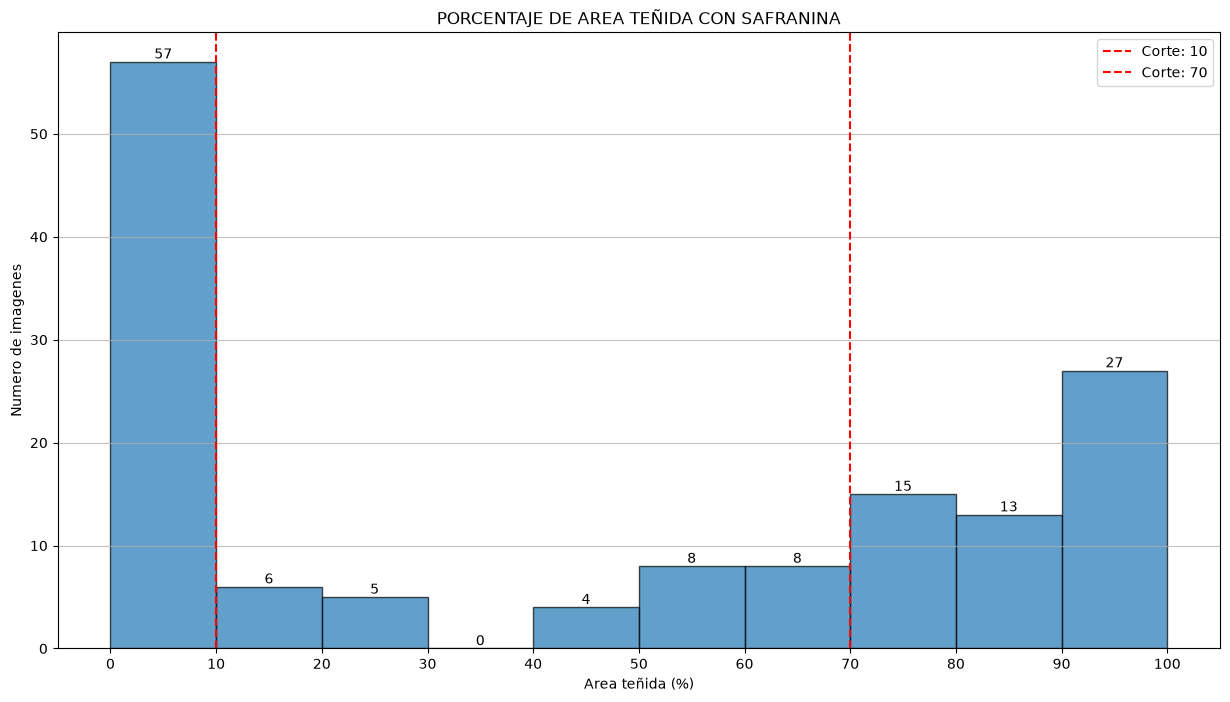
#> input picture reports/figuras/histograma_safranina.png, 1230 x 702 px; its folder holds only this picture in this run
$ python medir_area.py
#> lines starting #> are read from the running program, lines starting #| are printed output that depends on the picture; after the words box and inside, x2 and y2 are one past the last pixel; in counts of white or black regions, pixels touching at a corner belong together
### src/organoides_dl/medicion.py
import numpy as np
from PIL import Image
from scipy.ndimage import binary_closing, binary_fill_holes
from skimage.color import rgb2hed
from skimage.filters import threshold_otsu


def porcentaje_area(imagen: Image.Image) -> float:
    hsv = np.array(imagen.convert("RGB").convert("HSV"))
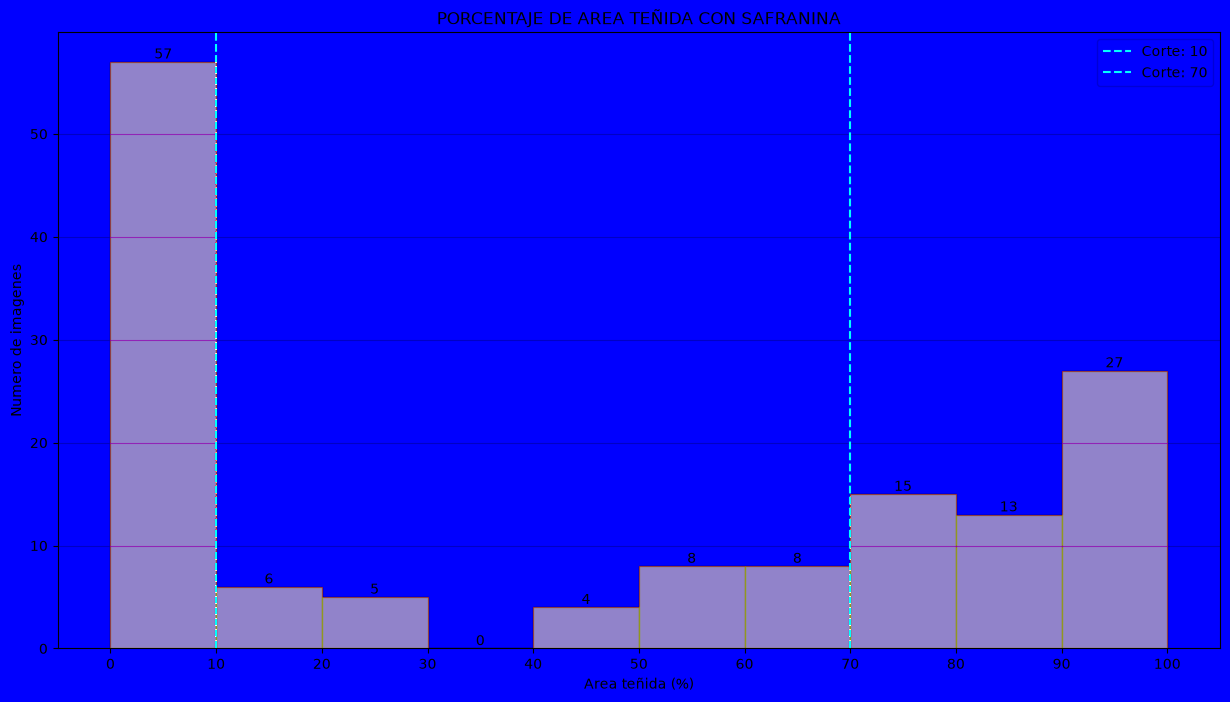
#> hsv: shape (702, 1230, 3); mean R, G, B 26.1, 23.8, 242
    H, S, V = hsv[..., 0], hsv[..., 1], hsv[..., 2]
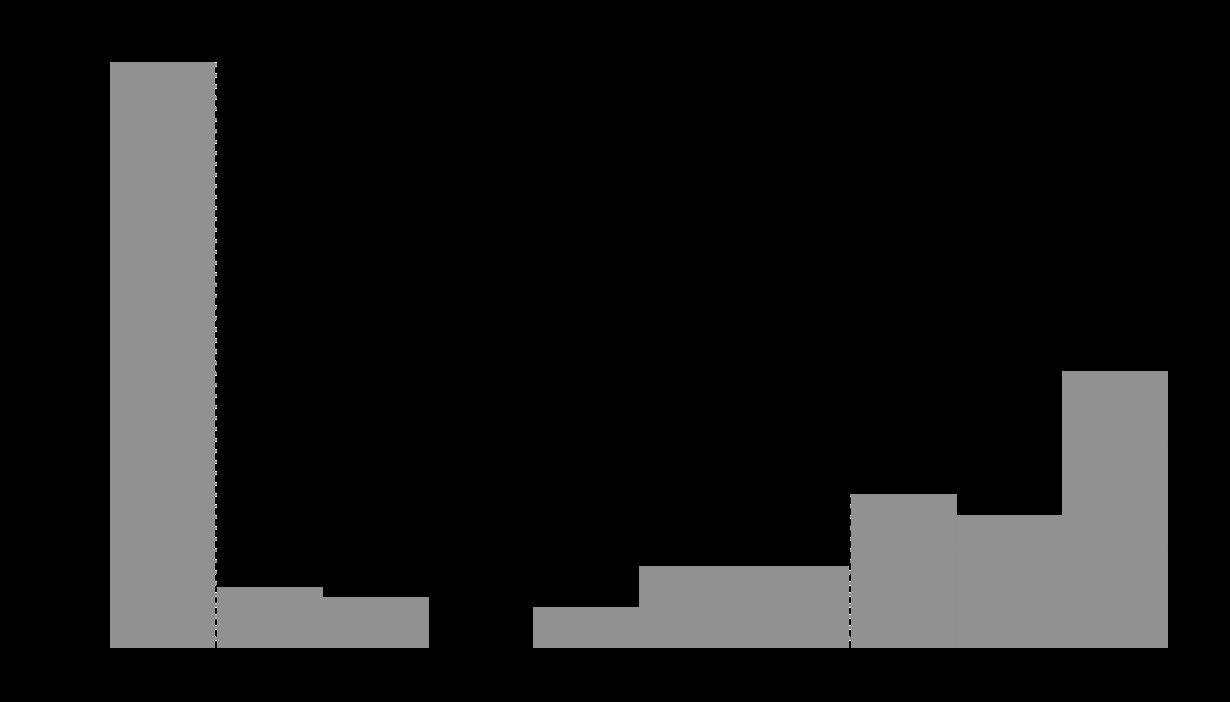
#> H: shape (702, 1230); min 0, max 254, mean 26.1
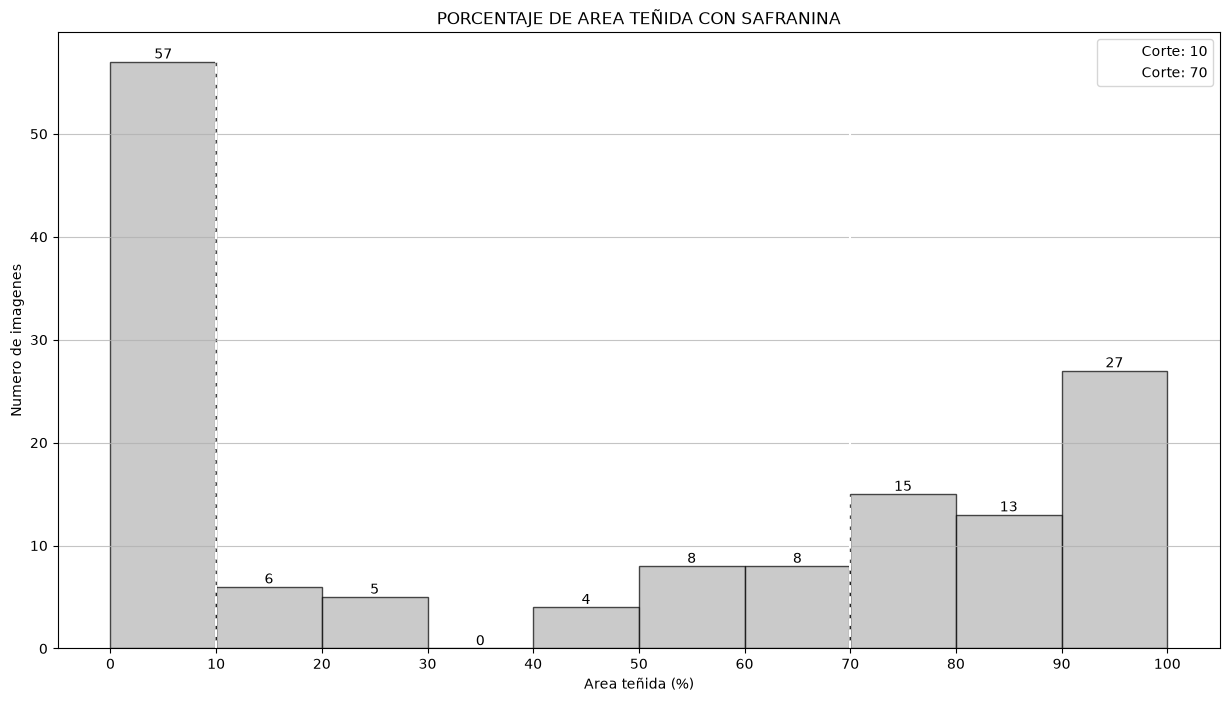
#> V: shape (702, 1230); min 0, max 255, mean 242

    naranja = (H <= 27) & (S >= 40) & (V >= 89)
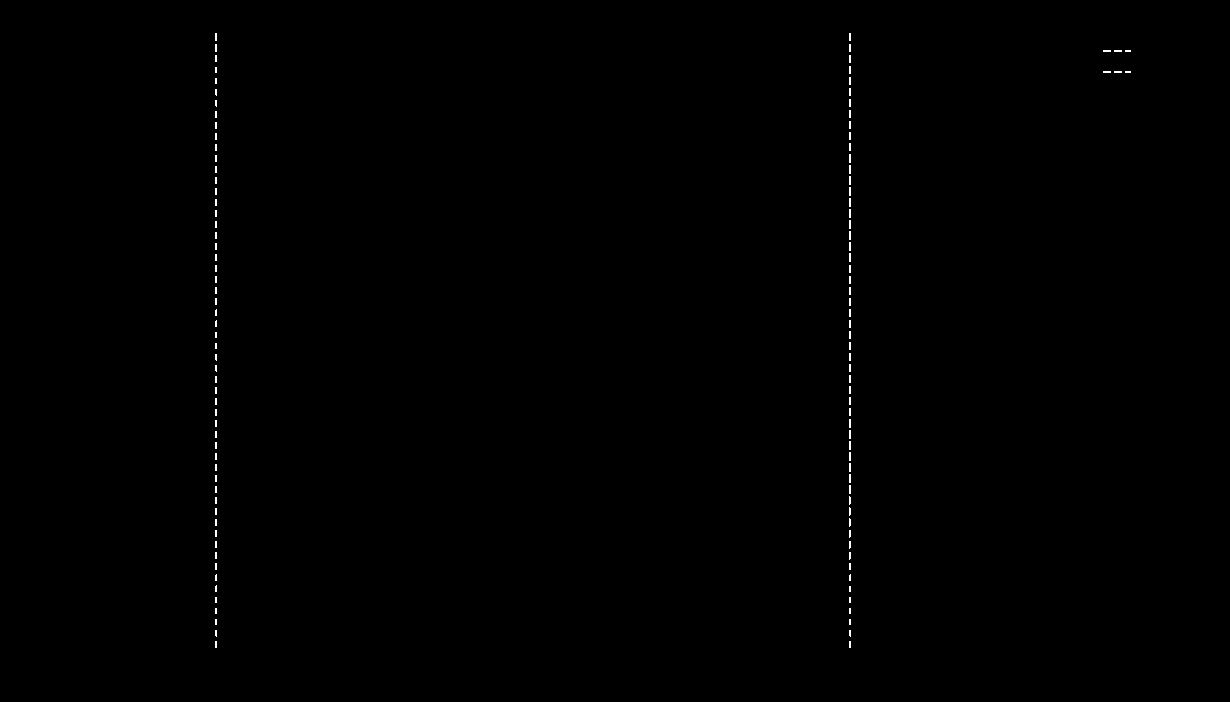
#> naranja: shape (702, 1230) bool; 0.2% white in thin lines or dots, all inside (x1, y1, x2, y2) = (215, 33, 1131, 648)
    magenta = (H >= 198) & (S >= 85) & (V >= 89)
#> magenta: shape (702, 1230) bool; 0.02% white in thin lines or dots, all inside (x1, y1, x2, y2) = (215, 62, 851, 641)
    tejido = (S >= 20) & (V >= 20)
#> tejido: shape (702, 1230) bool; 18.2% white; 51 white regions (49 under 20 px), largest, box (x1, y1, x2, y2) and area: (533, 371, 1168, 648) 81521, (110, 55, 429, 648) 74582
    brillante = V > 215
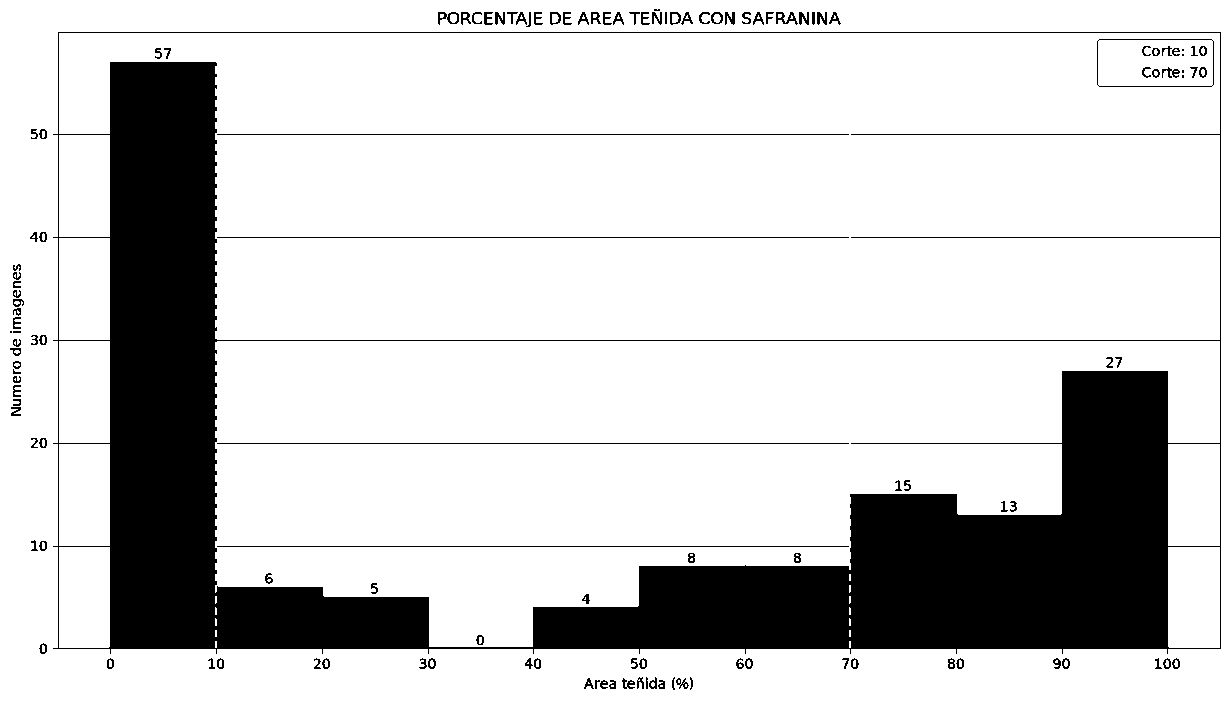
#> brillante: shape (702, 1230) bool; 80.3% white; 130 black regions (7 under 20 px), largest, box (x1, y1, x2, y2) and area: (53, 32, 1221, 654) 161178, (217, 134, 849, 135) 632, (217, 237, 849, 238) 632
    tenido = (naranja | magenta) & (~brillante | (S >= 100))

    return float(tenido.sum() / tejido.sum() * 100)


# [7 lines left out: function porcentaje_dab, not called in this run]

### scripts/medir_area.py
from pathlib import Path

import pandas as pd
from PIL import Image

from organoides_dl.medicion import porcentaje_area

CARPETA_IMAGENES = Path("data/raw/figuras")
SALIDA = Path("data/processed/area_safranina.csv")

resultados = []

for ruta in sorted(CARPETA_IMAGENES.glob("*.png")):
    porcentaje = porcentaje_area(Image.open(ruta))
#> porcentaje = 1.21
    resultados.append({"ID_imagen": ruta.stem, "porcentaje_area": round(porcentaje, 2)})

#> (the run stopped early here; a loop or call above may not have finished)
